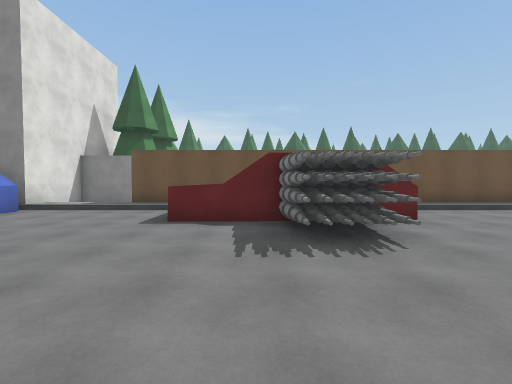
View 1 (above)

24 first-person views from a walk through a Unity game level. The camera is 1.5 m above the floor, tilts 2° down and sees 85° across. The floor is counted in squares, 2 m on a side. Each view is taken from the middle of a square. On the plan, view 1 faces up. The plan holds only what a view shows up to about 10 squares ahead; the rest is blank. The place goes on beyond the plan. The player is left out. Surface patterns are stand-ins for the level's own textures.

View 2
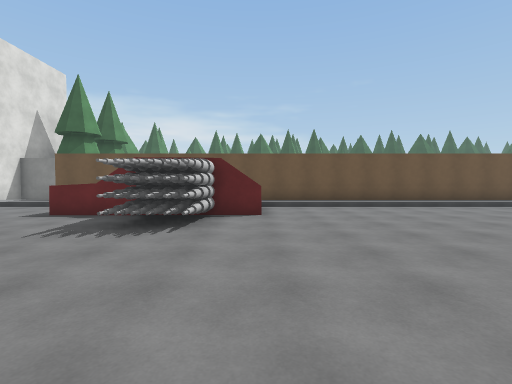

View 3
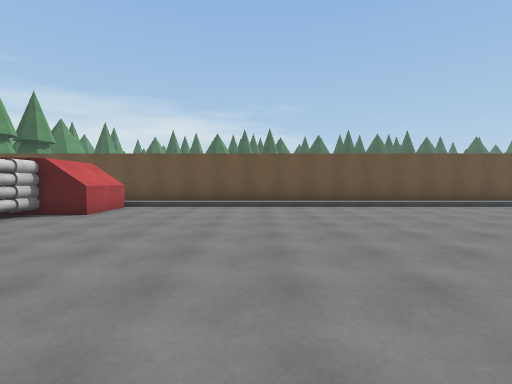

View 4
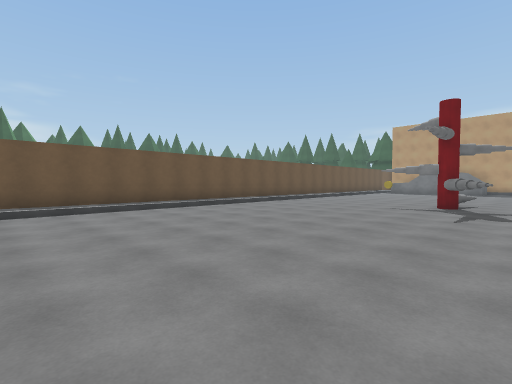

View 5
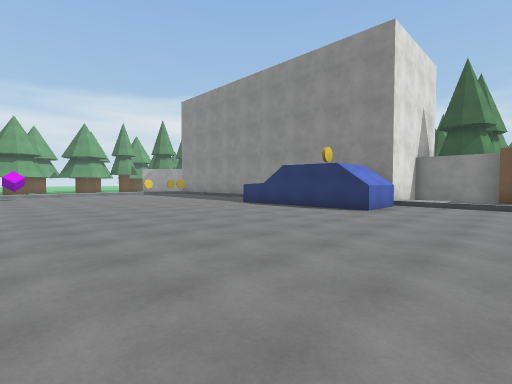

View 6
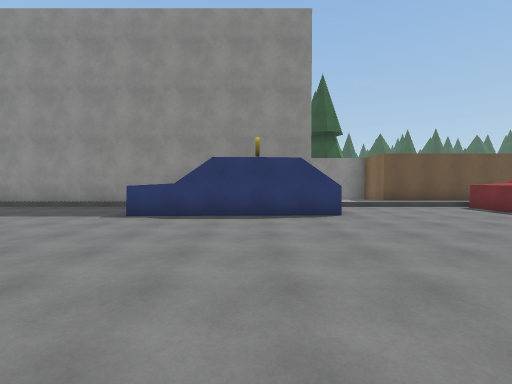

View 7
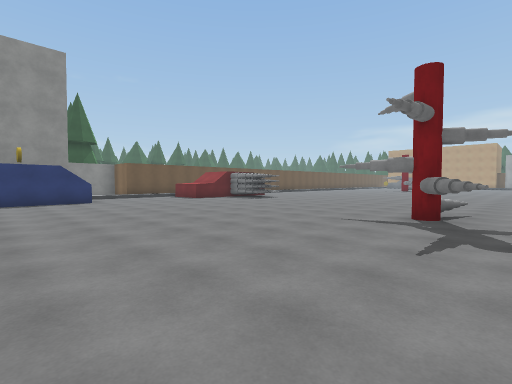

View 8
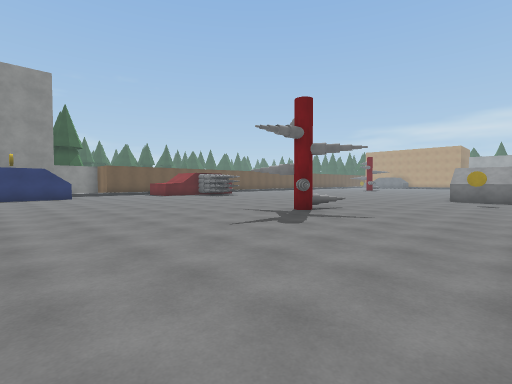

View 9
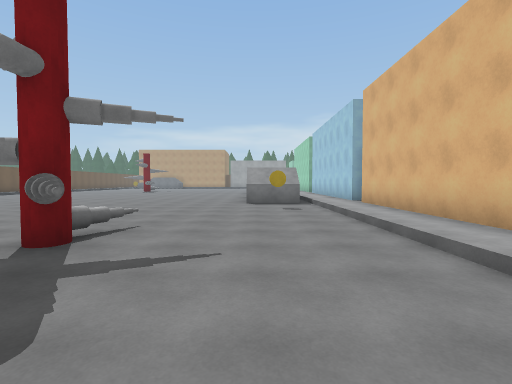

View 10
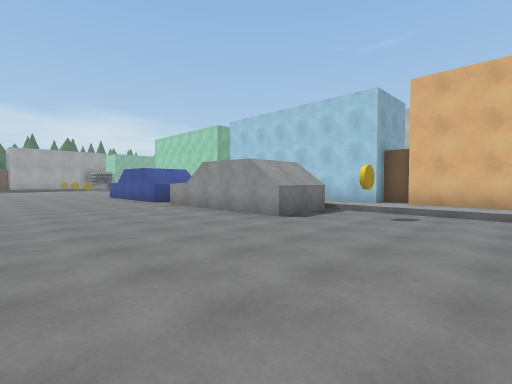

View 11
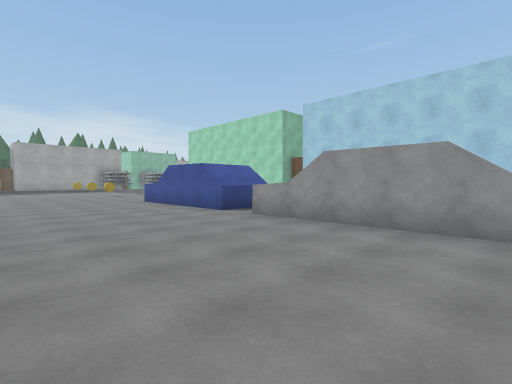

View 12
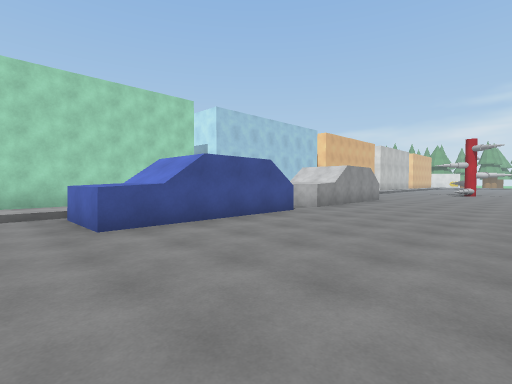

View 13
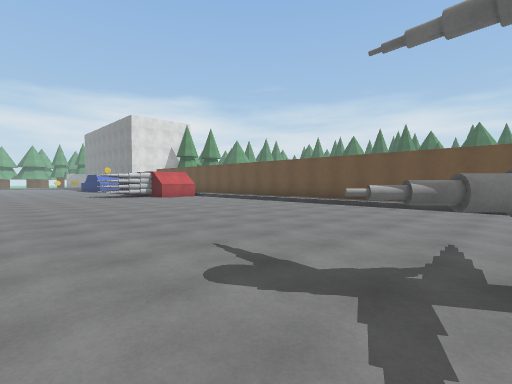

View 14
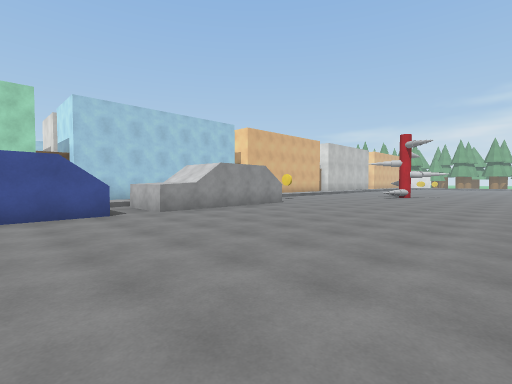

View 15
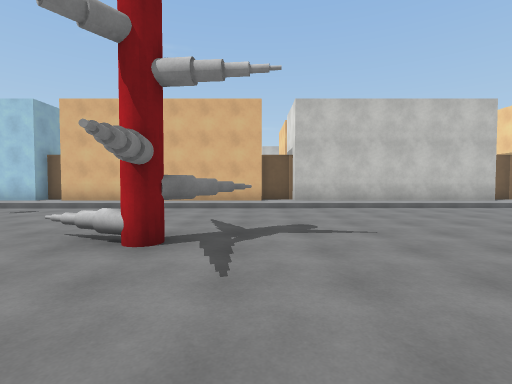

View 16
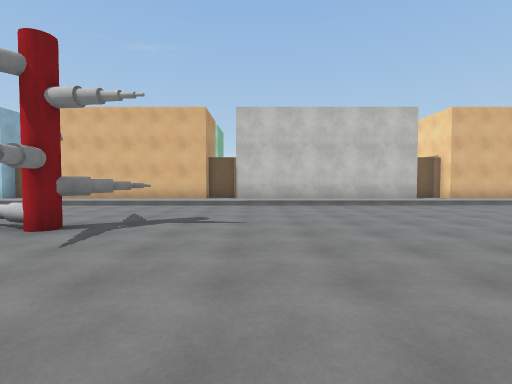

View 17
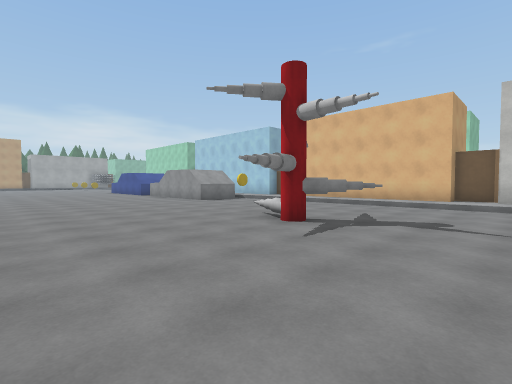

View 18
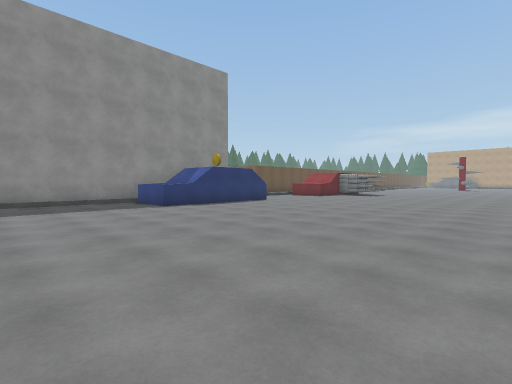

View 19
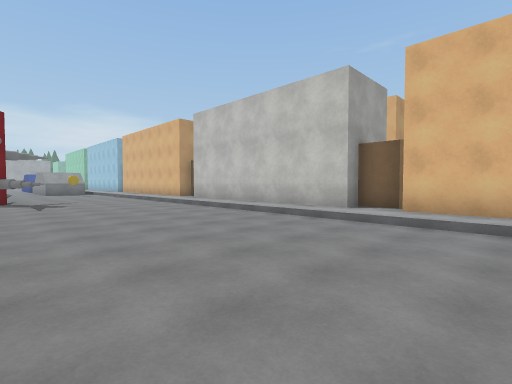

View 20
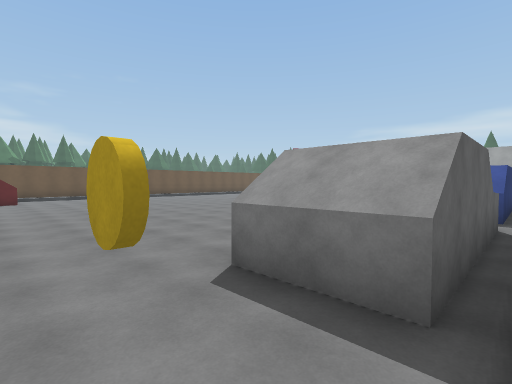

View 21
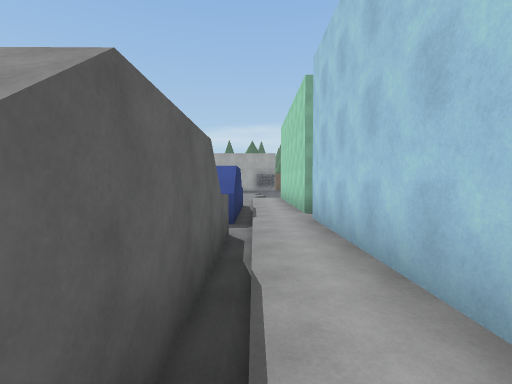

View 22
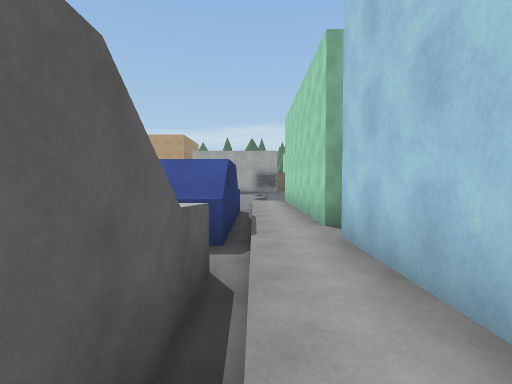

View 23
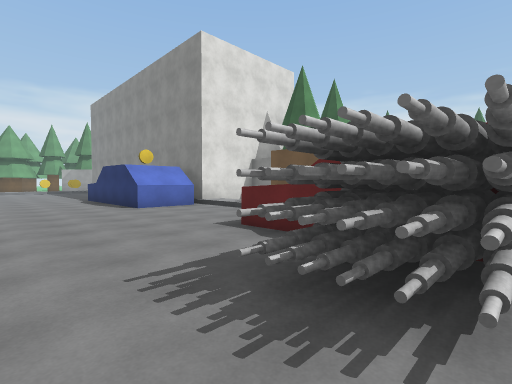

View 24
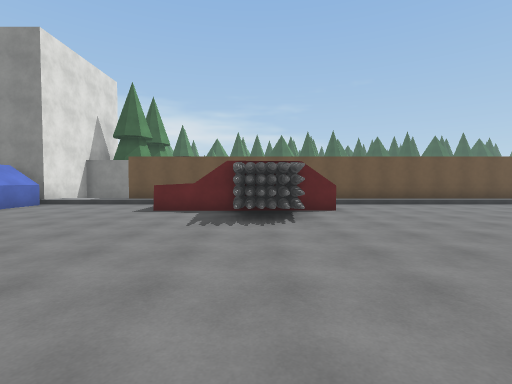

### Floor plan
Key: @ floor where view 1 was taken; # wall or solid block; . main floor; : floor 0.25 m higher than the main floor; / step, stairs or slope; ^ raised ledge; O other object.
Columns run from 15 left of view 1 to 16 right of it. Each row starts with its distance up from view 1.
 10          ###
  9         #   ####################
  8 #####   #::::::   :::::::::::::
  7 ....^   ##....^   #.............
  6 ....^^   ^....^#  #.............
  5 .....^###.......OO..............
  4 ................OO..............
  3 ................OO..............
  2 ...............................
  1 ..............................OO
  0 ...............@................
 -1 ................................
 -2 ................................
 -3 ................................
 -4 .............O..................
 -5 ...........OOOO.................
 -6 ................................
 -7 ...................####^^####^..
 -8 .................O.####^^####^..
 -9 ////////////////////////////////
-10 ###:######:#######:######:######

Positions as (right, up) in squares from view 1, and headings:
1: (0, 0), facing up
2: (3, -1), facing up
3: (7, -1), facing up
4: (7, 0), facing up-right
5: (-3, -2), facing up-left
6: (-8, -1), facing up
7: (-9, -6), facing up-right
8: (-9, -9), facing up-right
9: (-6, -7), facing right
10: (0, -2), facing down-right
11: (4, -2), facing down-right
12: (16, -2), facing down-left
13: (16, -1), facing up-left
14: (12, 0), facing down-left
15: (-4, -1), facing down
16: (-6, 0), facing down
17: (-6, 0), facing down-right
18: (-15, -3), facing up-right
19: (-15, -4), facing down-right
20: (2, -9), facing up-right
21: (4, -9), facing right
22: (6, -9), facing right
23: (2, 2), facing up-left
24: (1, -2), facing up
